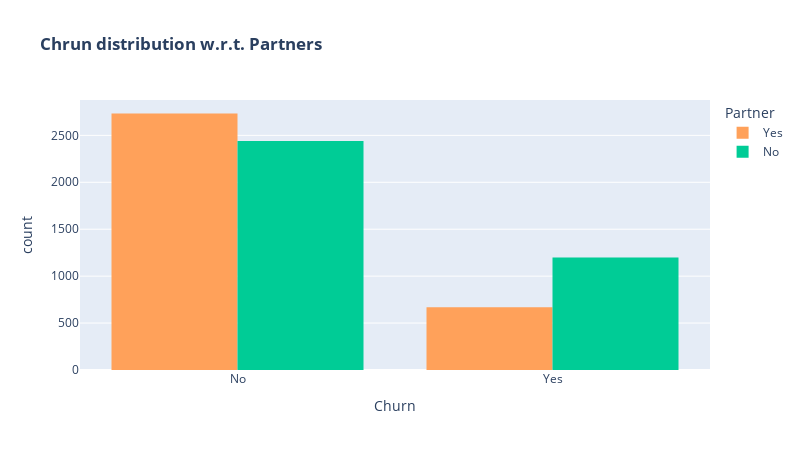

Notebook code cell kept with this figure:
### Code cell
color_map = {"Yes": '#FFA15A', "No": '#00CC96'}
fig = px.histogram(df, x="Churn", color="Partner", barmode="group", title="<b>Chrun distribution w.r.t. Partners</b>", color_discrete_map=color_map)
fig.update_layout(width=800, height=450, bargap=0.2)
fig.show()

### Figure 1 — Plotly figure (JSON) as saved in the notebook; plotly's stock layout.template omitted (floating-point values rounded to 4 significant figures; data arrays with more than 128 entries replaced by an {"elided": "..."} marker saying what was removed)
{"data": [{"alignmentgroup": "True", "bingroup": "x", "hovertemplate": "Partner=Yes<br>Churn=%{x}<br>count=%{y}<extra></extra>", "legendgroup": "Yes", "marker": {"color": "#FFA15A", "pattern": {"shape": ""}}, "name": "Yes", "offsetgroup": "Yes", "orientation": "v", "showlegend": true, "type": "histogram", "x": {"elided": "3402 str values"}, "xaxis": "x", "yaxis": "y"}, {"alignmentgroup": "True", "bingroup": "x", "hovertemplate": "Partner=No<br>Churn=%{x}<br>count=%{y}<extra></extra>", "legendgroup": "No", "marker": {"color": "#00CC96", "pattern": {"shape": ""}}, "name": "No", "offsetgroup": "No", "orientation": "v", "showlegend": true, "type": "histogram", "x": {"elided": "3641 str values"}, "xaxis": "x", "yaxis": "y"}], "layout": {"bargap": 0.2, "barmode": "group", "height": 450, "legend": {"title": {"text": "Partner"}, "tracegroupgap": 0}, "title": {"text": "<b>Chrun distribution w.r.t. Partners</b>"}, "width": 800, "xaxis": {"anchor": "y", "domain": [0, 1], "title": {"text": "Churn"}}, "yaxis": {"anchor": "x", "domain": [0, 1], "title": {"text": "count"}}}}
